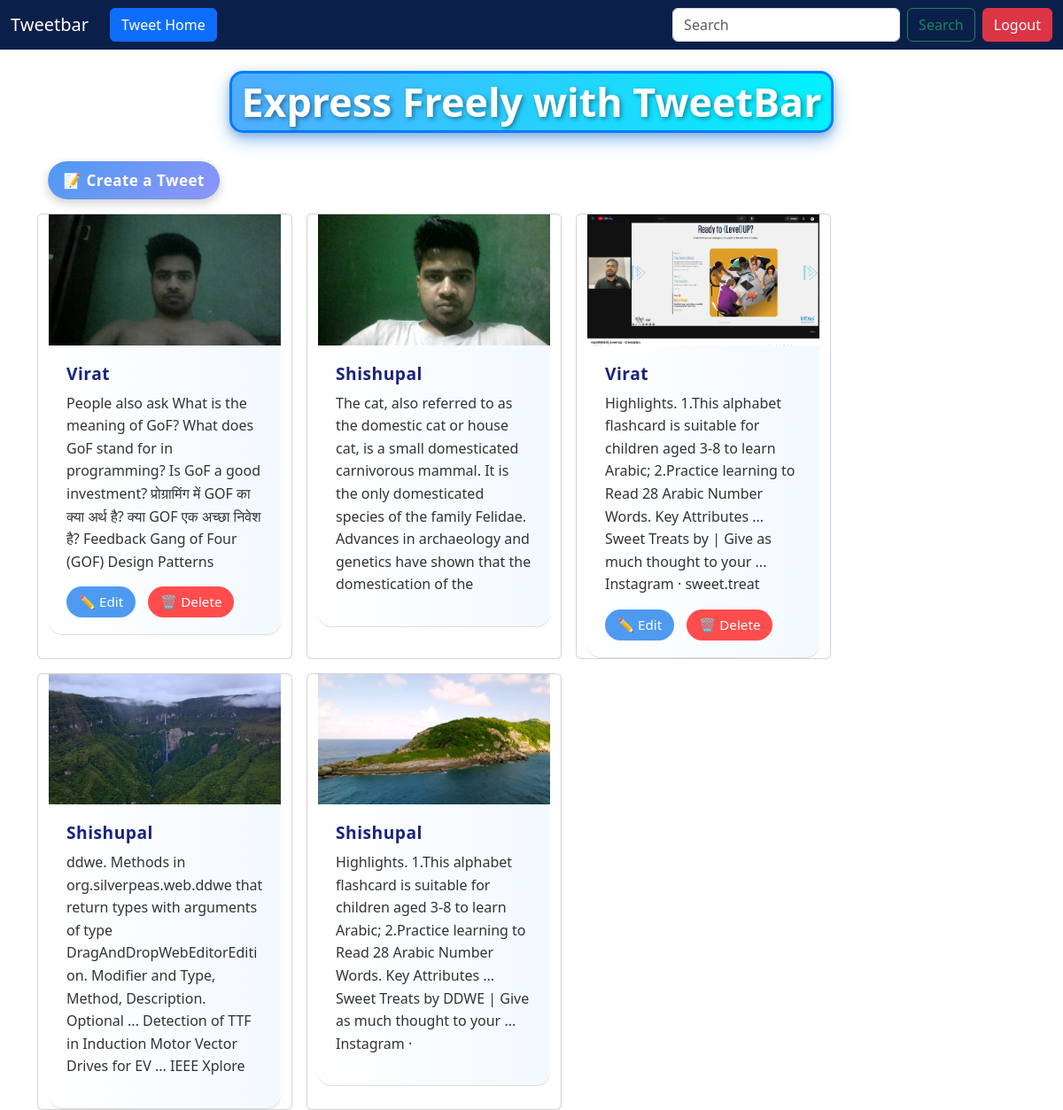
Page /tweet/ (signed in) on the committed database.
### tweet/models.py (models this page shows, shortened)
class Tweet(models.Model):
    user=models.ForeignKey(User, on_delete=models.CASCADE)
    text=models.TextField(max_length=240)
    photo=models.ImageField(upload_to='photos/',
    blank=True, null=True)
    created_at=models.DateTimeField(auto_now_add=True)
    updated_at=models.DateTimeField(auto_now=True)

### tweet/views.py (the view)
# urls.py: path('', views.tweet_list, name='tweet_list'),
def tweet_list(request):
    tweets=Tweet.objects.all().order_by('-created_at')
    return render(request,'tweet_list.html',{'tweets':tweets})

### tweet/templates/tweet_list.html (shortened to what this page needs)
{% extends "layout.html" %}
{% load static %}
{% block content  %}
<div class="d-flex justify-content-center mt-4">
  <h1 class="fancy-heading"> Express Freely with TweetBar </h1>
</div>
<div class="container mt-4">
  <div class="d-flex justify-content-start">
    <a href="{% url 'tweet_create' %}" class="btn btn-create-tweet mb-3">📝 Create a Tweet</a>
  </div>
</div>
<div class="container row gap-3">
  {% for tweet in tweets  %}
     <div class="card" style="width: 18rem;">
 {% if tweet.photo %}
  <img src="{{ tweet.photo.url }}" alt="Tweet image">
{% else %}
  <img src="{% static 'images/default.png' %}" alt="Default image">
{% endif %}
<div class="tweet-card-body">
  <h5 class="tweet-username">{{ tweet.user.username }}</h5>
  <p class="tweet-text">{{ tweet.text }}</p>
  {% if tweet.user == user %}
  <div class="tweet-actions">
    <a href="{% url 'tweet.edit' tweet.id %}" class="btn btn-primary">✏️ Edit</a>
    <a href="{% url 'tweet.delete' tweet.id %}" class="btn btn-danger">🗑️ Delete</a>
  </div>
  {% endif %}
</div>
</div>
  {% endfor %}
</div>
{% endblock %}

### rows in the picture
Tweet: photo (picture), user.username "Virat", text "People also ask What is the meaning of GoF? What does GoF stand for in programming? Is GoF a good investment? प्रोग्रामिंग में GOF का क्या अर्थ है? क्या GOF एक अच्छा निवेश है? Feedback Gang of Four (GOF) Design Patterns", shows "✏️ Edit"
Tweet: photo (picture), user.username "Shishupal", text "The cat, also referred to as the domestic cat or house cat, is a small domesticated carnivorous mammal. It is the only domesticated species of the family Felidae. Advances in archaeology and genetics have shown that the domestication of the"
Tweet: photo (picture), user.username "Virat", text "Highlights. 1.This alphabet flashcard is suitable for children aged 3-8 to learn Arabic; 2.Practice learning to Read 28 Arabic Number Words. Key Attributes ... Sweet Treats by | Give as much thought to your ... Instagram · sweet.treat", shows "✏️ Edit"
Tweet: photo (picture), user.username "Shishupal", text "ddwe. Methods in org.silverpeas.web.ddwe that return types with arguments of type DragAndDropWebEditorEdition. Modifier and Type, Method, Description. Optional ... Detection of TTF in Induction Motor Vector Drives for EV ... IEEE Xplore"
Tweet: photo (picture), user.username "Shishupal", text "Highlights. 1.This alphabet flashcard is suitable for children aged 3-8 to learn Arabic; 2.Practice learning to Read 28 Arabic Number Words. Key Attributes ... Sweet Treats by DDWE | Give as much thought to your ... Instagram ·"
